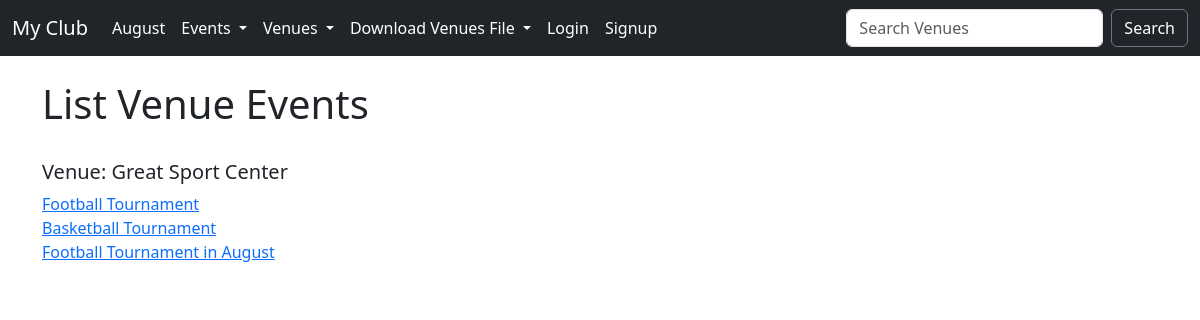
The page /venue_events/2/ on the database its author committed.
### events/models.py (models this page shows, shortened)
class Venue(models.Model):
    name = models.CharField('Venue Name', max_length=120)
    address = models.CharField(max_length=300)
    zip_code = models.CharField('Zip Code', max_length=15)
    phone = models.CharField('Contact Phone', max_length=25, blank=True)
    web = models.URLField('Website Address', blank=True)
    email_address = models.EmailField('Email Address', blank=True)
    owner = models.ForeignKey(User, related_name='venues', on_delete=models.CASCADE)
    venue_image = models.ImageField(null=True, blank=True, upload_to='images/')
    def __str__(self):
        return self.name

class Event(models.Model):
    name = models.CharField('Event Name', max_length=120)
    event_date = models.DateTimeField('Event Date')
    venue = models.ForeignKey(Venue, blank=True, null=True, on_delete=models.CASCADE)
    manager = models.ForeignKey(User, blank=True, null=True, on_delete=models.CASCADE)
    description = models.TextField(blank=True)
    attendees = models.ManyToManyField(User, blank=True, related_name='event_attendees')
    approved = models.BooleanField('Approved', default=False)
    def __str__(self):
        return self.name

### events/views.py (the view)
# urls.py: path('venue_events/<venue_id>/', views.venue_events, name='venue_events'),
def venue_events(request, venue_id):
    venue = Venue.objects.get(id=venue_id)
    events = venue.event_set.all()
    context = {"events": events, 'venue': venue}
    if events:
        return render(request, 'events/venue_events.html', context)
    else:
        messages.success(request, ("That Venue Has No Events At This Time..."))
        return redirect('admin_approval')

### events/templates/events/venue_events.html (shortened to what this page needs)
{% extends 'events/base.html' %}
{% block content %}
    <br/>
    <h1>List Venue Events</h1>
    <br/>
    <h5>Venue: {{ venue }}</h5>
    {% for event in events %}
        <a href="{% url 'show_event' event.id %}">{{ event }}</a><br/>
    {% endfor %}
{% endblock %}

### rows shown on the page
Venue: name "Great Sport Center"
Event: name "Football Tournament"
Event: name "Basketball Tournament"
Event: name "Football Tournament in August"
